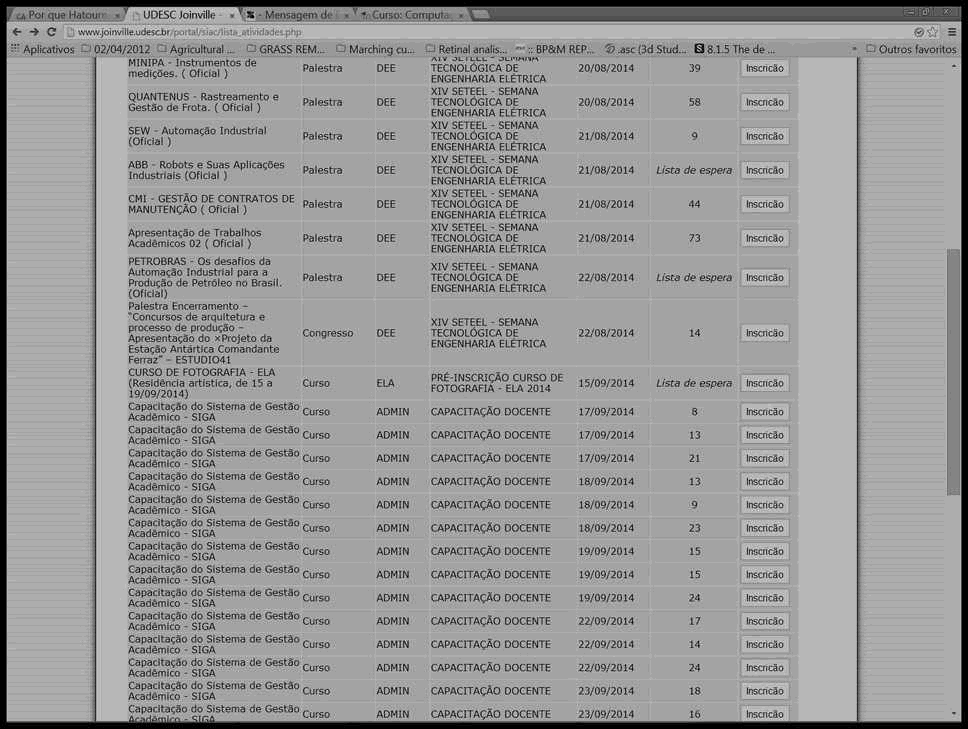
#> input picture trab2/figuraEscura.jpg, 968 x 729 px, shrunk from 1622 x 1222 before the run
$ python PILhistograma.py
#> lines starting #> are read from the running program, lines starting #| are printed output that depends on the picture
from PIL import Image
import numpy as np
import time as tm
import matplotlib.pyplot as plt
from mpl_toolkits.mplot3d import Axes3D
from pylab import *


pil1=Image.open('figuraEscura.jpg')
#> pil1 is the input picture: PIL image 968x729 L; min 0, max 25, mean 15.1
(l,h)=pil1.size
#> l = 968; h = 729
print(l,h)
#| 968 729
n=pil1.histogram()
#> n = 256 values, max 276128 at index 16, min 0 at index 26, mean 2756.5
#print(h)
#b1=plt.bar(range(256),n)
#plt.show()

narray = np.asarray(n)
#> narray has the same summary as n
p=np.float32(narray)/(l*h)
#> p = 256 values, max 0.391 at index 16, min 0 at index 26, mean 0.00391
print((l*h))
#| 705672
b2=plt.bar(range(256),p)
#> b2 = 256 items
#ion()
plt.show()
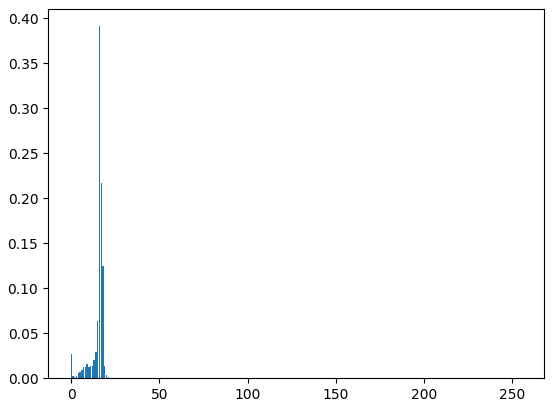
#> figure drawn by matplotlib, 1 panel; tallest bar 0.391 high, from x = 15.6 to 16.4
subplot(3, 1, 1)
plot(range(256),p)
subplot(3,1,2)
plot(range(256),narray)

cp=np.cumsum(p)
#> cp = 256 values from 0.0272 to 1
subplot(3,1,3)
plot(range(256),cp)
plt.interactive(True)
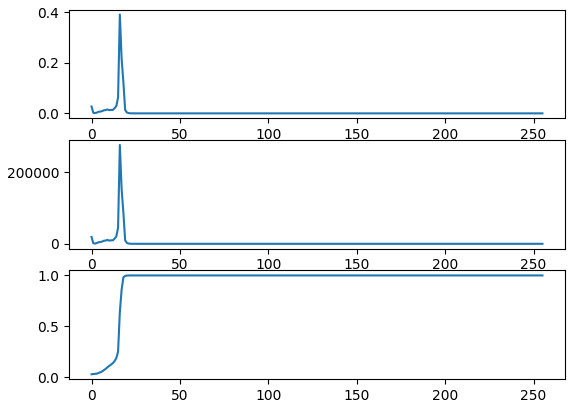
#> figure drawn by matplotlib, 3 panels; panel 1: curve peaks at x = 16, y = 0.391; panel 2: curve peaks at x = 16, y = 276128; panel 3: curve peaks at x = 25, y = 1
